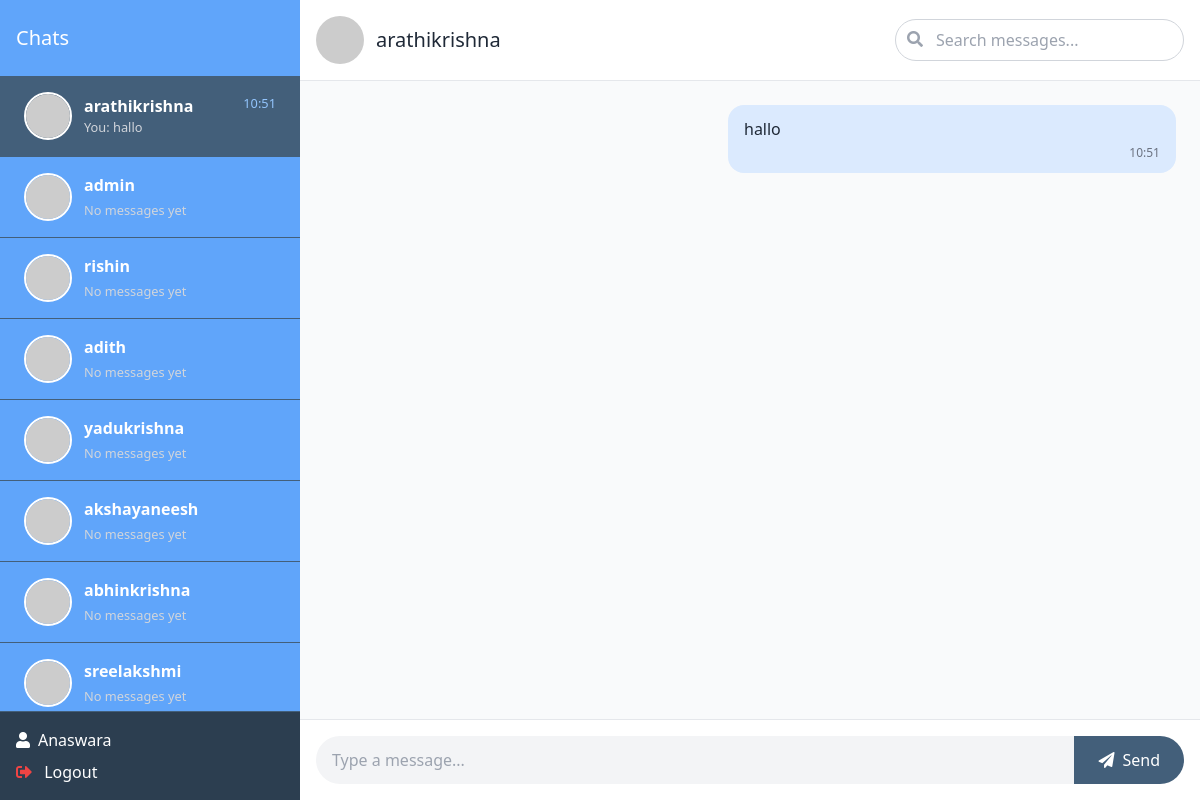
/chat/chat/arathikrishna/ (signed in), run on the app's committed database.
### myapp/models.py (models this page shows)
class User(AbstractUser):
    is_alumni = models.BooleanField(default=False)
    is_student = models.BooleanField(default=False)
    groups = models.ManyToManyField(Group, related_name="custom_user_groups", blank=True)
    user_permissions = models.ManyToManyField(Permission, related_name="custom_user_permissions", blank=True)

### chat/models.py (models this page shows, shortened)
class Message(models.Model):
    sender = models.ForeignKey(User, related_name="sent_messages", on_delete=models.CASCADE)
    receiver = models.ForeignKey(User, related_name="received_messages", on_delete=models.CASCADE)
    content = models.TextField()
    timestamp = models.DateTimeField(auto_now_add=True)

### chat/views.py (the view)
# urls.py: path('chat/<str:room_name>/', views.chat_room, name='chat'),
@login_required
def chat_room(request, room_name):
    search_query = request.GET.get('search', '')
    users = User.objects.exclude(username=request.user.username)
    chat_user = get_object_or_404(User, username=room_name)
    chats = Message.objects.filter(
        (Q(sender=request.user) & Q(receiver=chat_user)) |
        (Q(receiver=request.user) & Q(sender=chat_user))
    )
    if search_query:
        chats = chats.filter(Q(content__icontains=search_query))
    chats = chats.order_by('timestamp')
    user_last_messages = []
    for user in users:
        last_message = Message.objects.filter(
            (Q(sender=request.user) & Q(receiver=user)) |
            (Q(receiver=request.user) & Q(sender=user))
        ).order_by('-timestamp').first()
        user_last_messages.append({
            'user': user,
            'last_message': last_message
        })
    min_aware_datetime = make_aware(datetime.datetime.min)
    user_last_messages.sort(
        key=lambda x: x['last_message'].timestamp if x['last_message'] and x['last_message'].timestamp else min_aware_datetime,
        reverse=True
    )
    return render(request, 'chat.html', {
        'room_name': room_name,
        'chats': chats,
        'users': users,
        'user_last_messages': user_last_messages,
        'search_query': search_query
    })

### myapp/context_processors.py (called while the page is built)
def notification_count(request):
    if request.user.is_authenticated:
        return {
            'unread_notification_count': Notification.objects.filter(
                user=request.user,
                is_read=False
            ).count()
        }
    return {}

### templates/chat.html (shortened to what this page needs)
<!DOCTYPE html>
<html lang="en">
  <head>
    <script src="https://cdn.tailwindcss.com"></script>
    <link
      rel="stylesheet"
      href="https://cdnjs.cloudflare.com/ajax/libs/font-awesome/5.15.1/css/all.min.css"
    />
  </head>
  <body class="h-screen flex flex-col bg-blue-400">
    <div class="container-fluid h-full">
      <div class="flex h-full">
        <div class="w-1/4 bg-primary-blue overflow-y-auto">
          <h5 class="text-white text-xl font-medium px-4 py-6">Chats</h5>
          <div class="contacts pb-24">
            {% for item in user_last_messages %}
            <a
              href="{% url 'chat' item.user.username %}"
              class="block px-6 py-4 border-b border-primary hover:bg-primary transition-colors duration-200 {% if item.user.username == room_name %} bg-primary {% endif %}"
              data-id="{{ room_name }}"
            >
              <div class="flex items-center">
                <img
                  src="https://ui-avatars.com/api/?name={{ item.user.username|urlencode }}&size=64&background=random"
                  alt="{{ item.user.username }}'s Profile Image"
                  class="w-12 h-12 object-cover rounded-full mr-3 border-2 border-white"
                />
                <div class="flex-1">
                  <div class="flex justify-between">
                    <strong class="text-white truncate">{{ item.user.username }}</strong>
                    {% if item.last_message %}
                    <small class="text-blue-300 whitespace-nowrap timestamp">
                      {{ item.last_message.timestamp|date:"H:i" }}</small>
                    {% endif %}
                  </div>
                  <div>
                    {% if item.last_message %}
                    <small class="block text-gray-300 truncate last-msg" style="max-width: 90%" id="last-message">
                      {% if item.last_message.sender == request.user %} You:
                      {% endif %} {{ item.last_message.content|truncatewords:5 }}
                    </small>
                    {% else %}
                    <small class="text-gray-300">No messages yet</small>
                    {% endif %}
                  </div>
                </div>
              </div>
            </a>
            {% endfor %}
          </div>
          <div class="absolute bottom-0 w-1/4 p-4 bg-primary-dark border-t border-primary">
            <h5 class="text-white flex items-center">
              <i class="fas fa-user mr-2"></i>
              {{ request.user.username|title }}
            </h5>
            <h5 class="cursor-pointer text-base mt-2">
              <i class="fas fa-sign-out-alt text-red-500 mr-2"></i>
              <a href="{% url 'signout' %}" class="text-white hover:text-gray-300 transition-colors duration-200">Logout</a>
            </h5>
          </div>
        </div>
        <div class="w-3/4 flex flex-col bg-white" data-id="{{ room_name }}">
          <div class="flex items-center p-4 border-b border-gray-200">
            <img
              src="https://ui-avatars.com/api/?name={{ room_name|urlencode }}&size=64&background=random"
              class="w-12 h-12 rounded-full"
              alt="{{ room_name }}"
            />
            <h3 class="text-xl font-medium ml-3 text-gray-800">
              {{ room_name }}
            </h3>
            <form method="GET" action="" class="ml-auto">
              <div class="relative">
                <i class="fas fa-search absolute left-3 top-3 text-gray-400"></i>
                <input
                  type="text"
                  name="search"
                  id="searchInput"
                  class="border border-gray-300 rounded-full py-2 pl-10 pr-4 focus:outline-none focus:ring-2 focus:ring-primary focus:border-transparent"
                  placeholder="Search messages..."
                  value="{{ search_query }}"
                />
              </div>
            </form>
          </div>
          <div id="chatbox" class="flex-1 overflow-y-auto bg-gray-50 p-6" style="height: calc(100vh - 180px);">
            {% if chats %}
              {% for message in chats %}
              <div
                class="rounded-2xl px-4 py-3 mb-4 max-w-md {% if message.sender == request.user %} bg-blue-100 text-gray-800 ml-auto {% else %} bg-primary text-white mr-auto {% endif %}"
              >
                <div class="flex flex-col">
                  <span>{{ message.content }}</span>
                  <div class="text-xs {% if message.sender == request.user %} text-gray-500 {% else %} text-gray-300 {% endif %} text-right mt-1">
                    {{ message.timestamp|date:"H:i" }}
                  </div>
                </div>
              </div>
              {% endfor %}
            {% else %}
              <p class="text-gray-500 text-center italic mt-10">
                <i class="far fa-comment-dots mr-2"></i>
                No messages yet. Start the conversation!
              </p>
            {% endif %}
          </div>
          <div class="border-t border-gray-200 p-4 bg-white">
            <div class="flex rounded-full bg-gray-100 overflow-hidden">
              <input
                type="text"
                id="my_input"
                class="flex-1 py-3 px-4 bg-transparent focus:outline-none"
                placeholder="Type a message..."
                required
              />
              <button
                id="submit_button"
                class="bg-primary hover:bg-primary-dark text-white px-6 py-2 transition-colors duration-200 flex items-center"
                type="button"
              >
                <i class="fas fa-paper-plane mr-2"></i> Send
              </button>
            </div>
          </div>
        </div>
      </div>
    </div>
  </body>
</html>

### data on the page
User: user.username "arathikrishna", last_message.timestamp "10:51", shows "You:", last_message.content "hallo", username "arathikrishna"
User: user.username "admin", shows "No messages yet"
User: user.username "rishin", shows "No messages yet"
User: user.username "adith", shows "No messages yet"
User: user.username "yadukrishna", shows "No messages yet"
User: user.username "akshayaneesh", shows "No messages yet"
User: user.username "abhinkrishna", shows "No messages yet"
User: user.username "sreelakshmi", shows "No messages yet"
User: user.username "Anaswara"
Message: content "hallo", timestamp "10:51"
